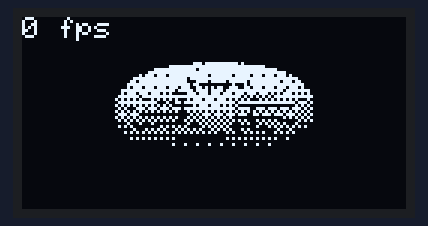
The sketch below on a simulated Arduino Uno, built for the host (arithmetic inside an expression is 32-bit, double 64-bit). Parts: 128×64 one-colour display. What the sketch prints to the serial monitor is not drawn.

Above: at 0.2 s.
At 2.67 s:
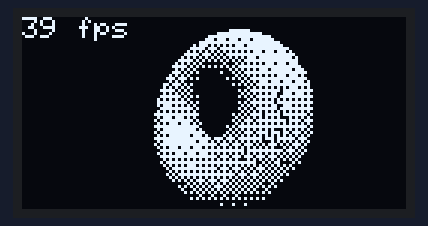
At 5.45 s:
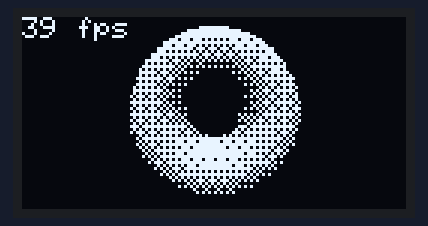
At 11.0 s:
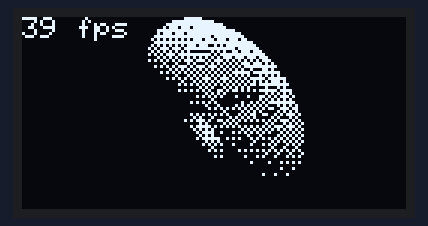
At 16.24 s:
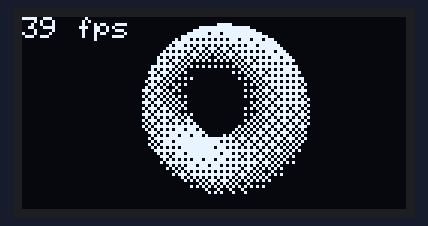
At 21.79 s:
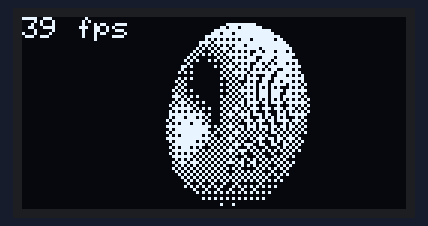

The sketch:

donut.ino
```cpp
#include <Wire.h>
#include <Adafruit_GFX.h>
#include <Adafruit_SSD1306.h>

#define SCREEN_WIDTH   128
#define SCREEN_HEIGHT  64
#define OLED_RESET     -1
#define SCREEN_ADDRESS 0x3C    // change to 0x3D if your panel needs it

Adafruit_SSD1306 display(SCREEN_WIDTH, SCREEN_HEIGHT, &Wire, OLED_RESET);

// ---- Donut geometry ----
const float R1 = 1.0f;     // tube radius
const float R2 = 2.0f;     // ring radius
const float K2 = 5.0f;     // camera distance
const float K1 = 44.0f;    // zoom (raise toward ~50 to fill more screen)

// ---- Surface sampling (smaller steps = denser, no gaps, but slower) ----
const float THETA_STEP = 0.07f;   // around the tube
const float PHI_STEP   = 0.02f;   // around the ring
#define NUM_THETA 90
#define NUM_PHI   315

// ---- Lookup tables (filled once) so the render loop never calls sin/cos ----
float tCos[NUM_THETA], tSin[NUM_THETA];
float ringX[NUM_THETA];           // R2 + R1*cos(theta)
float ringY[NUM_THETA];           // R1*sin(theta)
float pCos[NUM_PHI],  pSin[NUM_PHI];

// ---- Per-pixel depth buffer (stores 1/z; bigger = closer) ----
float zbuf[SCREEN_WIDTH * SCREEN_HEIGHT];

// ---- 4x4 Bayer matrix: dithers brightness into 1 bit to fake grayscale ----
const uint8_t bayer[4][4] = {
  {  0,  8,  2, 10 },
  { 12,  4, 14,  6 },
  {  3, 11,  1,  9 },
  { 15,  7, 13,  5 }
};

unsigned long lastFpsMs = 0;
int frames = 0, fps = 0;

void setup() {
  Serial.begin(115200);
  Wire.begin();
  Wire.setClock(400000);          // 400 kHz I2C -> much higher frame rate

  if (!display.begin(SSD1306_SWITCHCAPVCC, SCREEN_ADDRESS)) {
    Serial.println(F("SSD1306 allocation failed"));
    for (;;);
  }

  for (int i = 0; i < NUM_THETA; i++) {
    float th = i * THETA_STEP;
    tCos[i]  = cosf(th);
    tSin[i]  = sinf(th);
    ringX[i] = R2 + R1 * tCos[i];
    ringY[i] = R1 * tSin[i];
  }
  for (int j = 0; j < NUM_PHI; j++) {
    float ph = j * PHI_STEP;
    pCos[j] = cosf(ph);
    pSin[j] = sinf(ph);
  }

  display.setTextColor(SSD1306_WHITE);
}

void loop() {
  // Time-based rotation -> constant speed regardless of FPS
  float t  = millis() * 0.001f;
  float A  = t * 0.9f;            // pitch
  float B  = t * 0.5f;            // yaw
  float cA = cosf(A), sA = sinf(A);
  float cB = cosf(B), sB = sinf(B);

  display.clearDisplay();
  memset(zbuf, 0, sizeof(zbuf));
  uint8_t *buf = display.getBuffer();

  for (int i = 0; i < NUM_THETA; i++) {
    float rx = ringX[i], ry = ringY[i];
    float ct = tCos[i],  st = tSin[i];

    for (int j = 0; j < NUM_PHI; j++) {
      float cp = pCos[j], sp = pSin[j];

      // 3D position of this surface point (rotation baked in)
      float x   = rx * (cB * cp + sA * sB * sp) - ry * cA * sB;
      float y   = rx * (sB * cp - sA * cB * sp) + ry * cA * cB;
      float z   = K2 + cA * rx * sp + ry * sA;
      float ooz = 1.0f / z;        // depth

      int xp = (int)(SCREEN_WIDTH  * 0.5f + K1 * ooz * x);
      int yp = (int)(SCREEN_HEIGHT * 0.5f - K1 * ooz * y);
      if ((unsigned)xp >= SCREEN_WIDTH || (unsigned)yp >= SCREEN_HEIGHT) continue;

      // Luminance = surface normal . light direction
      float L = cp * ct * sB - cA * ct * sp - sA * st
              + cB * (cA * st - ct * sA * sp);
      if (L <= 0.0f) continue;     // facing away from the light

      int idx = xp + yp * SCREEN_WIDTH;
      if (ooz > zbuf[idx]) {       // closer than whatever was here?
        zbuf[idx] = ooz;

        float bright = L * 0.707f;                 // map ~0..1.41 -> 0..1
        if (bright > 1.0f) bright = 1.0f;
        float thresh = (bayer[yp & 3][xp & 3] + 0.5f) * (1.0f / 16.0f);

        int bit  = yp & 7;
        int bidx = xp + (yp >> 3) * SCREEN_WIDTH;
        if (bright > thresh) buf[bidx] |=  (1 << bit);   // lit  -> pixel on
        else                 buf[bidx] &= ~(1 << bit);   // dark -> pixel off
      }
    }
  }

  // Tiny FPS read-out, drawn on top (white glyphs only)
  display.setTextSize(1);
  display.setCursor(0, 0);
  display.print(fps);
  display.print(F(" fps"));

  display.display();

  frames++;
  unsigned long now = millis();
  if (now - lastFpsMs >= 1000) {
    fps = frames; frames = 0; lastFpsMs = now;
    Serial.print("FPS: "); Serial.println(fps);
  }
}
```
